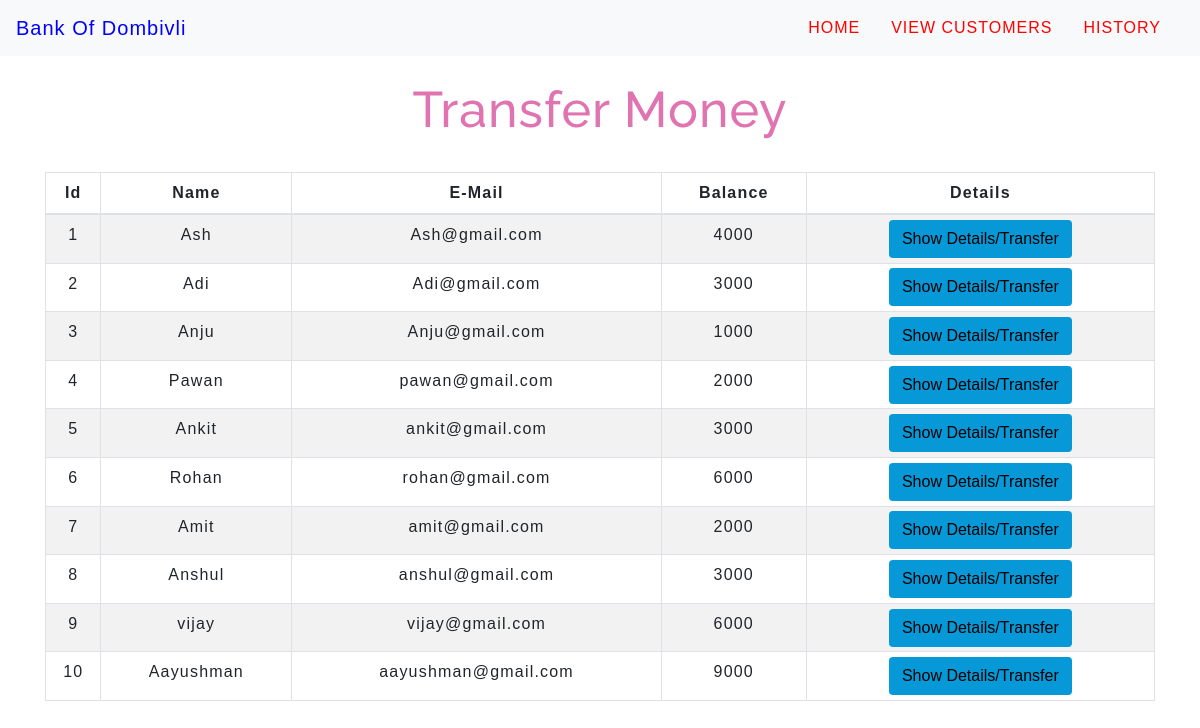
The app's page /transfermoney.php with its own data.
### tables this page shows
CREATE TABLE `users` (

  `id` int(5) NOT NULL,

  `name` text NOT NULL,

  `email` varchar(30) NOT NULL,

  `balance` int(8) NOT NULL

);

### transfermoney.php (the view, shortened to what this page needs)
<!DOCTYPE html>
<html lang="en">
<head>
    <link rel="stylesheet" href="https://maxcdn.bootstrapcdn.com/bootstrap/4.0.0/css/bootstrap.min.css">
    <link rel="stylesheet" type="text/css" href="css/table.css">
    <link rel="stylesheet" type="text/css" href="css/navbar.css">
</head>
<body>
<?php
    include 'config.php';
    $sql = "SELECT * FROM users";
    $result = mysqli_query($conn,$sql);
?>
<?php
  include 'navbar.php';
?>
<div class="container">
        <h2 class="text-center pt-4">Transfer Money</h2>
        <br>
            <div class="row">
                <div class="col">
                    <div class="table-responsive-sm">
                    <table class="table table-hover table-sm table-striped table-condensed table-bordered">
                        <thead>
                            <tr>
                            <th scope="col" class="text-center py-2">Id</th>
                            <th scope="col" class="text-center py-2">Name</th>
                            <th scope="col" class="text-center py-2">E-Mail</th>
                            <th scope="col" class="text-center py-2">Balance</th>
                            <th scope="col" class="text-center py-2">Details</th>
                            </tr>
                        </thead>
                        <tbody>
                <?php
                    while($rows=mysqli_fetch_assoc($result)){
                ?>
                    <tr>
                        <td class="py-2"><?php echo $rows['id'] ?></td>
                        <td class="py-2"><?php echo $rows['name']?></td>
                        <td class="py-2"><?php echo $rows['email']?></td>
                        <td class="py-2"><?php echo $rows['balance']?></td>
                        <td><a href="selecteduserdetail.php?id= <?php echo $rows['id'] ;?>"> <button type="button" class="btn">Show Details/Transfer</button></a></td>
                    </tr>
                <?php
                    }
                ?>
                        </tbody>
                    </table>
                    </div>
                </div>
            </div>
         </div>
</body>

### navbar.php (shortened to what this page needs)
<nav class="navbar navbar-expand-md navbar-light bg-light" >
<a class="navbar-brand" href="index.php" style="color: blue;">Bank Of Dombivli</a>
<div class="collapse navbar-collapse" id="collapsibleNavbar">
      <ul class="navbar-nav ml-auto">
        <li class="nav-item">
          <a class="nav-link" href="index.php" style="color: red;">HOME</a>
        </li>
        <li class="nav-item">
          <a class="nav-link" href="transfermoney.php" style="color: red;">VIEW CUSTOMERS</a>
        </li>
        <li class="nav-item">
          <a class="nav-link" href="transactionhistory.php" style="color: red;">HISTORY</a>
        </li>
</div>
</nav>

### css/table.css (style rules this page uses)
* { padding: 0; margin: 0; box-sizing: border-box; font-family: sans-serif; }
h2 { font-size: 50px; }
table { letter-spacing: 1.2px; }
td { text-align: center; }
button { border:none; background: #0799d7; transition: 1s; }

### css/navbar.css (style rules this page uses)
.nav-link { margin-right: 15px; color:#f3c94c; letter-spacing: 1px; transition: 1s; }
.navbar-brand { color: #ef7c7c; letter-spacing: 1px; }
h2 { color: #e074b1; letter-spacing: 1px; font-family: raleway; }

### transfermoney.php (style rules this page uses)
button { transition: 1.5s; }

### records on screen
users: id "1", name "Ash", email "Ash@gmail.com", balance "4000"
users: id "2", name "Adi", email "Adi@gmail.com", balance "3000"
users: id "3", name "Anju", email "Anju@gmail.com", balance "1000"
users: id "4", name "Pawan", email "pawan@gmail.com", balance "2000"
users: id "5", name "Ankit", email "ankit@gmail.com", balance "3000"
users: id "6", name "Rohan", email "rohan@gmail.com", balance "6000"
users: id "7", name "Amit", email "amit@gmail.com", balance "2000"
users: id "8", name "Anshul", email "anshul@gmail.com", balance "3000"
users: id "9", name "vijay", email "vijay@gmail.com", balance "6000"
users: id "10", name "Aayushman", email "aayushman@gmail.com", balance "9000"
